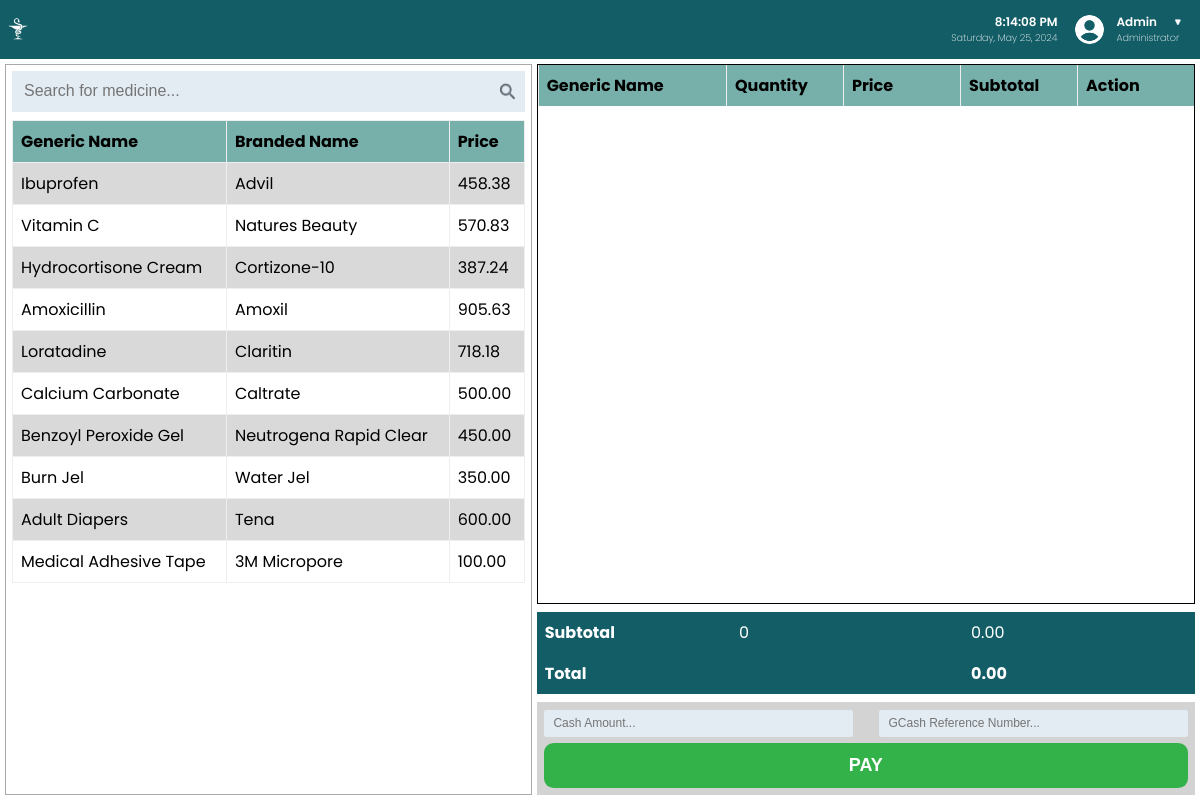
The page /pos.php (signed in) on the database as committed earlier.
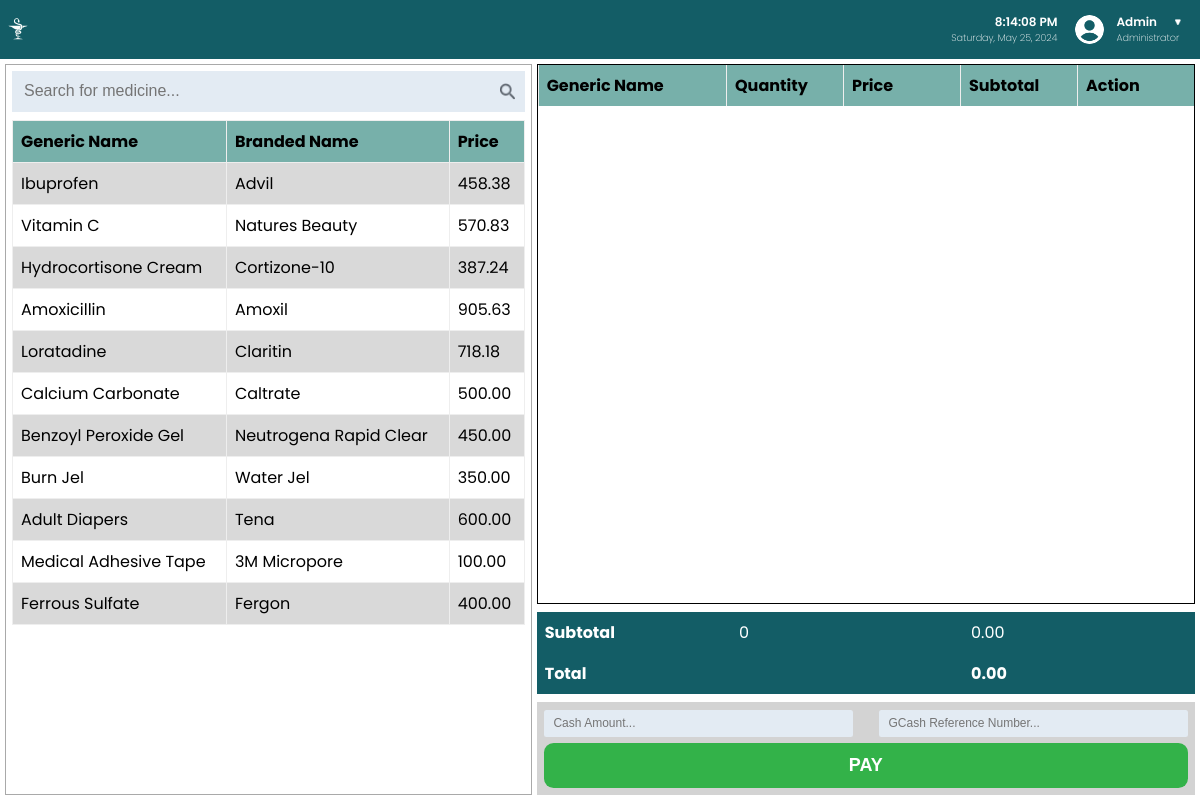
The same page on the database as committed later.
### tables this page shows
CREATE TABLE `medicine` (
  `medicineID` int(10) NOT NULL,
  `genericName` varchar(100) NOT NULL,
  `brandedName` varchar(100) NOT NULL,
  `price` double(100,2) NOT NULL,
  `stock` int(11) NOT NULL,
  `dateAdded` date NOT NULL DEFAULT current_timestamp(),
  `categoryID` int(10) DEFAULT NULL
);

### pos.php (the view, shortened to what the changed rows need)
<?php
include('connect.php');
?>
<!DOCTYPE html>
<html lang="en">
<head>
    <link rel="stylesheet" href="css/pos.css">
    <link rel="stylesheet" href="css/global.css">
</head>
<body>
    <div class="container">
        <div class="content">
            <div class="left-content">
                <div class="productMenu">
                    <div class="list">
                        <table id="myTable">
                            <tr>
                                <th> Generic Name </th>
                                <th> Branded Name </th>
                                <th> Price </th>
                            </tr>
                            <?php
                            $query = "SELECT * FROM medicine";
                            $query_run = mysqli_query($conn, $query);
                            while ($rowMed = mysqli_fetch_array($query_run)) {
                                echo "<tr class='product-row'" . $rowMed['categoryID'] . "' data-id='" . $rowMed['medicineID'] . "' data-genericName='" . $rowMed['genericName'] . "' data-price='" . $rowMed['price'] . "' data-stock=" . $rowMed['stock'] . ">";
                                echo "<td>" . $rowMed['genericName'] . "</td>";
                                echo "<td>" . $rowMed['brandedName'] . "</td>";
                                echo "<td>" . $rowMed['price'] . "</td>";
                                echo "</tr>";
                            }
                            ?>
                        </table>
                    </div>
                </div>
            </div>
            <form class="right-content" method="POST" action="">
                <div class="cartSection">
                    <table id="cartTable">
                        <tr>
                            <th> Generic Name </th>
                            <th width="100px"> Quantity </th>
                            <th width="100px"> Price </th>
                            <th width="100px"> Subtotal </th>
                            <th width="100px"> Action </th>
                        </tr>
                    </table>
                </div>
                <div class="tallySection">
                    <table id="tallyTable">
                        <tr>
                            <th> Subtotal </th>
                            <th width="100px"> </th>
                        </tr>
                        <tr>
                            <th> Total </th>
                            <th> </th>
                            <th id="numTotal"> 0.00 </th>
                            <th><input type="hidden" name="totalAmount" value="" id="totalAmount"></th>
                        </tr>
                    </table>
                </div>
            </form>
        </div>
    </div>
</body>
</html>

Rows that differ between the two databases and show on the page:
added medicine: genericName "Ferrous Sulfate", brandedName "Fergon", price "400.00"
